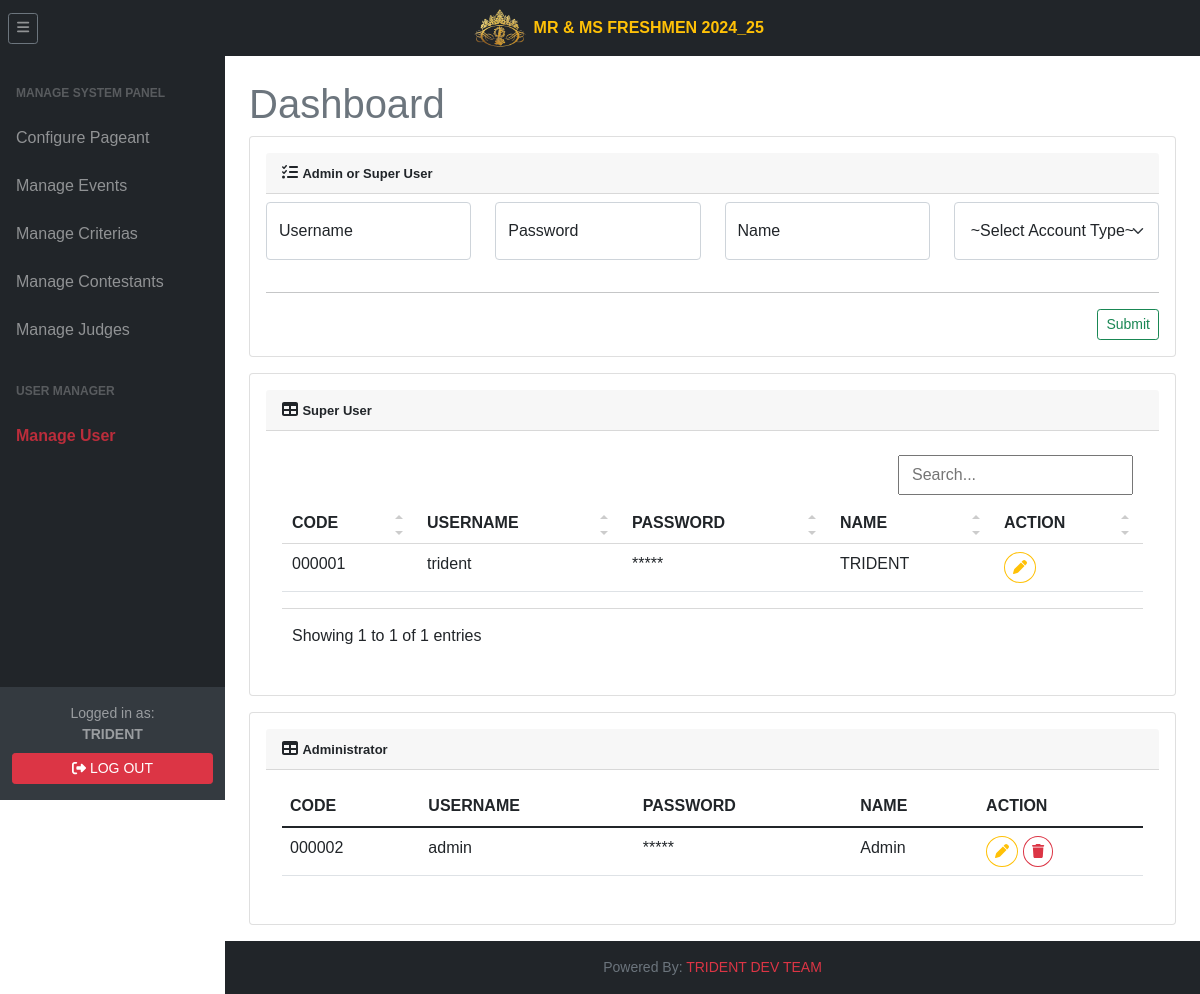
The app's page /tri.super/superUser.php (signed in) with its own data.
### tables this page shows
CREATE TABLE `setting` (
  `id` int(11) NOT NULL AUTO_INCREMENT,
  `condition_final` varchar(10) DEFAULT NULL,
  `pageant_name` varchar(255) DEFAULT NULL,
  `isGeneral` varchar(4) DEFAULT NULL,
  `logo` varchar(255) DEFAULT NULL,
  `cover_photo` varchar(255) DEFAULT NULL,
  `weighted_scoring` tinyint(4) DEFAULT NULL,
  PRIMARY KEY (`id`)
);

CREATE TABLE `user` (
  `id` int(11) NOT NULL AUTO_INCREMENT,
  `code` varchar(16) DEFAULT NULL,
  `username` varchar(90) DEFAULT NULL,
  `password` varchar(255) DEFAULT NULL,
  `name` varchar(45) DEFAULT NULL,
  `types` varchar(45) DEFAULT NULL,
  `category` varchar(15) DEFAULT NULL,
  `status` tinyint(1) DEFAULT NULL,
  `added_by` varchar(16) DEFAULT NULL,
  `added_timestamp` timestamp NULL DEFAULT NULL,
  `updated_by` varchar(16) DEFAULT NULL,
  `updated_timestamp` timestamp NULL DEFAULT NULL,
  PRIMARY KEY (`id`)
);

### tri.super/superUser.php (the view, shortened to what the rows shown need)
<?php
    require '../include/connector/dbconn.php';
    require '../include/superinclude/superSession.php';
    include "../include/settings.php";
?>
<!DOCTYPE html>
<html lang="en">
    <head>
        <link href="../css/dataTable.css" rel="stylesheet" />
        <link href="../css/styles.css" rel="stylesheet" />
        <link rel="stylesheet" href="../css/jquery-ui.min.css">
    </head>
    <body class="sb-nav-fixed">
    <?php include "../include/topNav.php";?>
        <div id="layoutSidenav">
            <div id="layoutSidenav_nav">
            <?php include "../include/superinclude/superSidenav.php";?>
            </div>
            <div id="layoutSidenav_content">
                <main>
                <div class="container-fluid px-4">
                        <h1 class="mt-4 text-muted">Dashboard</h1>
                            <section class="mb-3">
                                <div class="card">
                                        <div class="card-body">
                                            <div class="card-body table-responsive-sm">
                                                <table class="table table-hover" id="data">
                                                <?php
                                                $sqlLogs = superAccountList;
                                                        $resultLogs = mysqli_query($db,$sqlLogs);
                                                        if(mysqli_num_rows($resultLogs) > 0){
                                                    ?>
                                                    <thead>
                                                        <tr>
                                                            <th>CODE</th>
                                                            <th>USERNAME</th>
                                                            <th>PASSWORD</th>
                                                            <th>NAME</th>
                                                            <th>ACTION</th>
                                                        </tr>
                                                    </thead>
                                                    <?php
                                                        while($rowLogs = mysqli_fetch_assoc($resultLogs)){
                                                        ?>
                                                    <tr>
                                                        <td>
                                                            <?=$rowLogs['code']; ?>
                                                        </td>
                                                        <td>
                                                            <?=$rowLogs['username']; ?>
                                                        </td>
                                                        <td>
                                                            <span style="cursor: pointer;" onclick="togglePassword(this)" data-password="<?= htmlspecialchars($rowLogs['password']); ?>">
                                                                *****
                                                            </span>
                                                        </td>
                                                        <td>
                                                            <?=$rowLogs['name']?>
                                                        </td>
                                                        <td>
                                                            <button data-code='<?= $rowLogs['code']; ?>' class="updateCode btn btn-outline-warning btn-sm rounded-circle"><i class="fa-solid fa-pen"></i></button>
                                                        </td>
                                                    </tr>
                                                    <?php
                                                            }
                                                        } else {
                                                            echo "<h3 class='text-danger text-center mt-3'>No Existing Data Found!</h3>";
                                                        }
                                                    ?>
                                                </table>
                                            </div>
                                    </div>
                                </div>
                            </section>
                            <section class="mb-3">
                                <div class="card">
                                        <div class="card-body">
                                            <div class="card-body table-responsive-sm">
                                                <table class="table table-hover" id="data">
                                                <?php
                                                $sqlLogs = "SELECT code, username, password, name, category from user Where types = 'isAdmin' order by code asc";
                                                        $resultLogs = mysqli_query($db,$sqlLogs);
                                                        if(mysqli_num_rows($resultLogs) > 0){
                                                    ?>
                                                    <thead>
                                                        <tr>
                                                            <th>CODE</th>
                                                            <th>USERNAME</th>
                                                            <th>PASSWORD</th>
                                                            <th>NAME</th>
                                                            <th>ACTION</th>
                                                        </tr>
                                                    </thead>
                                                    <?php
                                                        while($rowLogs = mysqli_fetch_assoc($resultLogs)){
                                                        ?>
                                                    <tr>
                                                        <td>
                                                            <?=$rowLogs['code']; ?>
                                                        </td>
                                                        <td>
                                                            <?=$rowLogs['username']; ?>
                                                        </td>
                                                        <td>
                                                            <span style="cursor: pointer;" onclick="togglePassword(this)" data-password="<?= htmlspecialchars($rowLogs['password']); ?>">
                                                                *****
                                                            </span>
                                                        </td>
                                                        <td>
                                                            <?=$rowLogs['name']?>
                                                        </td>
                                                        <td>
                                                            <button data-code='<?= $rowLogs['code']; ?>' class="updateCode btn btn-outline-warning btn-sm rounded-circle"><i class="fa-solid fa-pen"></i></button>
                                                            <button data-code='<?= $rowLogs['code']; ?>' class="deleteCode btn btn-outline-danger btn-sm rounded-circle <?= ($rowLogs['code'] == "000001" ? 'd-none' : '') ?>"><i class="fa-solid fa-trash"></i></button>
                                                        </td>
                                                    </tr>
                                                    <?php
                                                            }
                                                        } else {
                                                            echo "<h3 class='text-danger text-center mt-3'>No Existing Data Found!</h3>";
                                                        }
                                                    ?>
                                                </table>
                                            </div>
                                    </div>
                                </div>
                            </section>
                    </div>
                </main>
            </div>
        </div>
</body>
</html>

### include/topNav.php (shortened to what the rows shown need)
<nav class="sb-topnav navbar navbar-expand navbar-dark bg-dark">
            <?php
                $pageantName = isset($fetchSettings['pageant_name']) && $fetchSettings['pageant_name'] !== '' ? htmlspecialchars($fetchSettings['pageant_name']) : 'Pageant';
            ?>
            <div class="mx-auto d-flex align-items-center">
                <img src="../assets/img/<?=$logo?>" alt="Logo" height="40" class="me-2">
                <span class="text-warning fw-bold" style="font-size: 1rem;"><?= $pageantName ?></span>
            </div>
</nav>

### include/superinclude/superSidenav.php (shortened to what the rows shown need)
<?php
         $select = mysqli_query($db, "SELECT * FROM user WHERE code = '$super' ") or die('query failed');
         if(mysqli_num_rows($select) > 0){
            $fetch = mysqli_fetch_assoc($select);
         }
?>
<div id="layoutSidenav_nav">
                <nav class="sb-sidenav accordion sb-sidenav-dark" id="sidenavAccordion">
                    <div class="sb-sidenav-footer py-3">
                        <div class="small text-center mb-2">Logged in as:
                            <div class="fw-bold"><?php echo $fetch['name']; ?></div>
                        </div>
                    </div>
                </nav>
            </div>

### records on screen
setting: logo (picture), pageant_name "MR & MS FRESHMEN 2024_25"
user: name "TRIDENT", code "000001", username "trident"
user: code "000002", username "admin", name "Admin"
